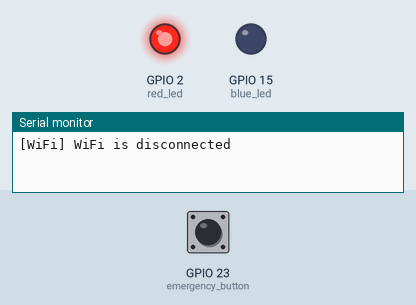
Bench run of a program on a simulated ESP32. Shown: output pins drawn as LEDs (lit = HIGH), the last lines printed to the serial monitor. The inputs (shaded band) are chosen by the test bench; at power-on: GPIO 23 (emergency_button) HIGH. WiFi joins after 1.5 s; servers stay silent unless stated; uploads are accepted with an empty reply.

Above: at 2.1 s.
At 3.2 s:
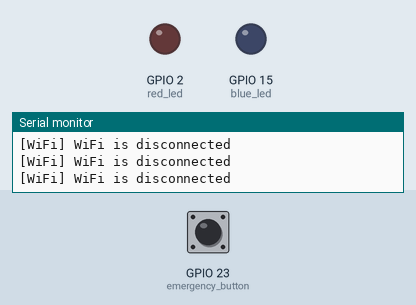
3.3 s: GPIO 23 (emergency_button) pulled LOW for 1.25 s
At 4.2 s:
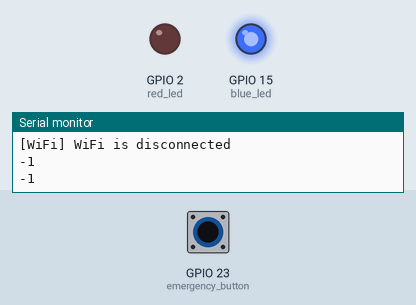
Timing chart, 0 to 6.3 s (numbered marks = the images above; inputs shaded):
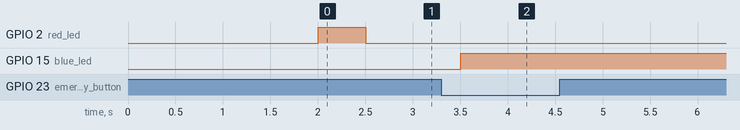

The program:

main.cpp
```cpp
#include <Arduino.h>
#include <WiFi.h>
#include <HTTPClient.h>

#define emergency_button 23
#define blue_led 15
#define red_led 2

const char *ssid = "Estufa";
const char *password = "Andrios2022";

HTTPClient http;
String payload = "";

String serverPath_shutdonw = "http://10.0.0.116/printer/emergency_stop";
String serverPath_restart = "http://10.0.0.116/printer/gcode/script?script=FIRMWARE_RESTART";

void setup()
{
  Serial.begin(115200);
  delay(1000);

  digitalWrite(red_led, LOW);
  digitalWrite(blue_led, LOW);

  pinMode(emergency_button, INPUT);
  pinMode(red_led, OUTPUT);
  pinMode(blue_led, OUTPUT);

  WiFi.begin(ssid, password);
  delay(1000);


}

void loop()
{

  if(WiFi.status() != WL_CONNECTED)digitalWrite(red_led, HIGH), digitalWrite(blue_led, LOW);
  if(WiFi.status() == WL_CONNECTED)digitalWrite(blue_led, HIGH);
  while (WiFi.status() != WL_CONNECTED)
  {
    switch (WiFi.status())
    {
    case WL_NO_SSID_AVAIL:
      Serial.println("[WiFi] SSID not found");
      break;
    case WL_CONNECT_FAILED:
      Serial.print("[WiFi] Failed - WiFi not connected! Reason: ");
      break;
    case WL_CONNECTION_LOST:
      Serial.println("[WiFi] Connection was lost");
      break;
    case WL_SCAN_COMPLETED:
      Serial.println("[WiFi] Scan is completed");
      break;
    case WL_DISCONNECTED:
      Serial.println("[WiFi] WiFi is disconnected");
      break;
    case WL_CONNECTED:
      Serial.println("[WiFi] WiFi is connected!");
      Serial.print("[WiFi] IP address: ");
      Serial.println(WiFi.localIP());
      break;
    default:
      Serial.print("[WiFi] WiFi Status: ");
      Serial.println(WiFi.status());
      break;
    }
    delay(100);
  }
  digitalWrite(red_led, LOW);
  digitalWrite(red_led, LOW);
  if (digitalRead(emergency_button) == LOW)
  {
    while (digitalRead(emergency_button) == LOW)
    {
      http.begin(serverPath_shutdonw);
      delay(50);
      int httpResponseCode = http.GET();
      delay(50);
      Serial.println(httpResponseCode);
      delay(50);
    }
    http.begin(serverPath_restart);
    while(http.GET() != 200){
      http.begin(serverPath_restart);
      delay(500);
    }
  }
  delay(1000);
}
```
